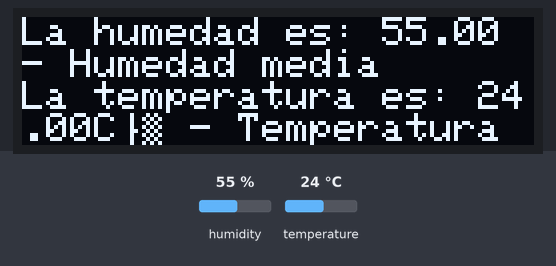
Bench run of a sketch on a simulated Arduino Uno, built with avr-gcc and run on an emulated ATmega328P. Shown: 128×32 one-colour display. Wiring (inferred from the names in the program): DHT11 sensor: data pin 2. The test bench sets the inputs (shaded band); at power-on: humidity 55 %, temperature 24 °C. The display library's start-up logo is not drawn.

Above: at 4.2 s.
4.3 s: humidity set to 31 %
At 7.5 s:
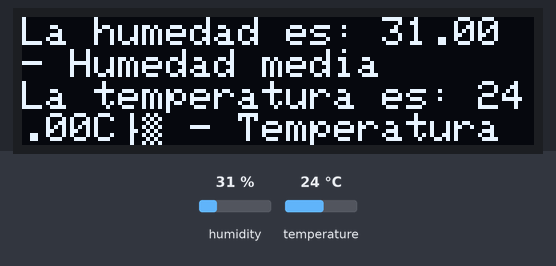
11.3 s: humidity set to 28 %
At 13.6 s:
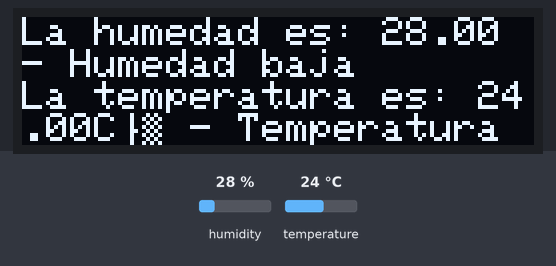
17.4 s: humidity set to 68 %
At 19.8 s:
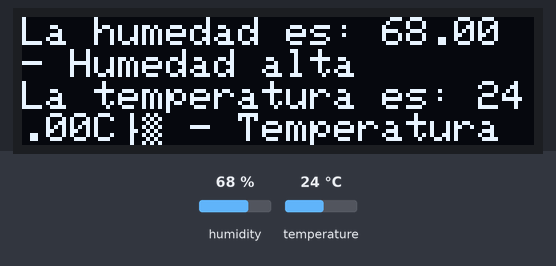
23.6 s: temperature set to 29.2 °C
At 25.9 s:
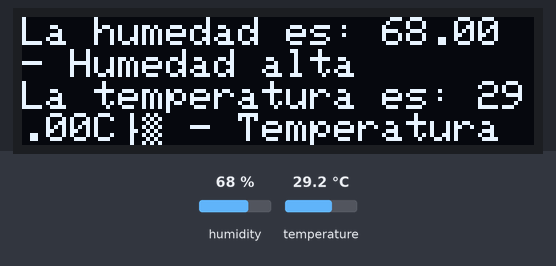
27.5 s: temperature set to 30.5 °C
At 29.0 s:
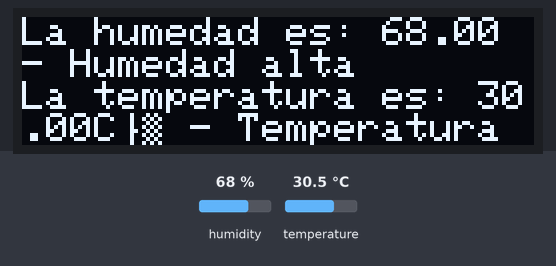
35.3 s: humidity set to 61 %
At 38.2 s:
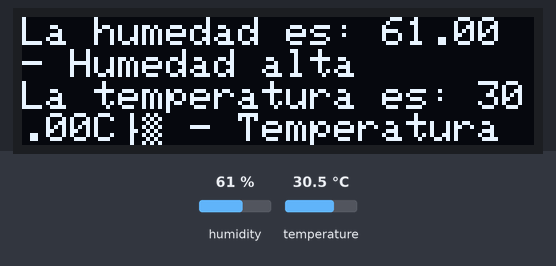
39.2 s: humidity set to 58 %
Timing chart, 0 to 42.2 s (numbered marks = the images above; inputs shaded):
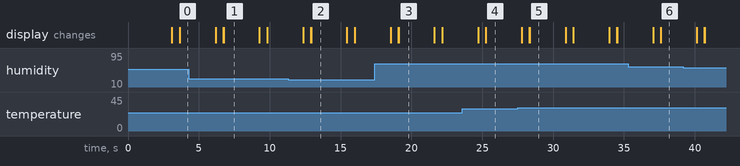

Measured:
- the behaviour switches between 30 and 29 % on humidity (found by bisection; images 1 and 2)
- the behaviour switches between 29.9 and 30 °C on temperature (found by bisection; images 4 and 5)
- after the input at 11.3 s, the display: first differs from a run without the input after 1.6 s (image 2 shows a later state)
- after the input at 17.4 s, the display: first differs from a run without the input after 1.7 s (image 3 shows a later state)
- after the input at 27.5 s, the display: first differs from a run without the input after 0.85 s (image 5)

The sketch:

TP3EJ8.ino
```cpp
/* 8. Utilice una pantalla OLED para visualizar los datos del ejercicio 2 de la guía 2, deberá mostrar el valor su unidad de medida y su escala.*/

#include <SPI.h>
#include <Wire.h>
#include <Adafruit_GFX.h>
#include <Adafruit_SSD1306.h>
#include "DHT.h"
#define DHTPIN 2
#define DHTTYPE DHT11

DHT dht(DHTPIN, DHTTYPE);
Adafruit_SSD1306 display = Adafruit_SSD1306(128, 32, &Wire);

void setup() {
  Serial.begin(9600);
  dht.begin();
  display.begin(SSD1306_SWITCHCAPVCC, 0x3C); // Address 0x3C for 128x32

  // Show image buffer on the display hardware.
  // Since the buffer is intialized with an Adafruit splashscreen
  // internally, this will display the splashscreen.

  display.display();
  delay(1000);

  // Clear the buffer.
  display.clearDisplay();
  display.display();

  // text display tests
  display.setTextSize(1);
  display.setTextColor(WHITE);
  display.setCursor(0,0);
  display.display(); // actually display all of the above
  delay(2000);
  display.clearDisplay();
  display.display();
}

void loop() {
  display.drawPixel(0, 0, WHITE);
  display.drawPixel(127, 0, WHITE);
  display.drawPixel(0, 31, WHITE);
  display.drawPixel(127, 31, WHITE);
  display.setCursor(0,0);
  display.display();
  delay(500);
  medir();
  display.display();
  delay(500);
}


void medir(){
  float h = dht.readHumidity();
  float t = dht.readTemperature();
  float f = dht.readTemperature(true);
  if (isnan(h) || isnan(t) || isnan(f)) {
    Serial.println("Failed to read from DHT sensor!");
    return;
  }
  display.clearDisplay();
  rangohumedad(h);
  rangotemperatura(t);
  delay(2000);
}

void rangohumedad(float h){
    if ((h>=0)&&(h<30)){
      display.print("La humedad es: ");
      display.print(h);
      display.println(" - Humedad baja");
    }
    if ((h>=30)&&(h<60)){
      display.print("La humedad es: ");
      display.print(h);
      display.println(" - Humedad media");
    }
    if ((h>=60)&&(h<90)){
      display.print("La humedad es: ");
      display.print(h);
      display.println(" - Humedad alta");
    }
    display.display();
}

void rangotemperatura(float t){
    if ((t>=0)&&(t<30)){
      display.print("La temperatura es: ");
      display.print(t);
      display.print("C°");
      display.println(" - Temperatura baja");
    }
    if ((t>=30)&&(t<60)){
      display.print("La temperatura es: ");
      display.print(t);
      display.print("C°");
      display.println(" - Temperatura media");
    }
    if ((t>=60)&&(t<90)){
      display.print("La temperatura es: ");
      display.print(t);
      display.print("C°");
      display.println(" - Temperatura alta");
    }
    display.display();
}
```

DHT.cpp
```cpp
// (licence header left out)
#include "DHT.h"

#define MIN_INTERVAL 2000
#define TIMEOUT -1

DHT::DHT(uint8_t pin, uint8_t type, uint8_t count) {
  _pin = pin;
  _type = type;
  #ifdef __AVR
    _bit = digitalPinToBitMask(pin);
    _port = digitalPinToPort(pin);
  #endif
  _maxcycles = microsecondsToClockCycles(1000);  // 1 millisecond timeout for
                                                 // reading pulses from DHT sensor.
  // Note that count is now ignored as the DHT reading algorithm adjusts itself
  // based on the speed of the processor.
}

// Optionally pass pull-up time (in microseconds) before DHT reading starts.
// Default is 55 (see function declaration in DHT.h).
void DHT::begin(uint8_t usec) {
  // set up the pins!
  pinMode(_pin, INPUT_PULLUP);
  // Using this value makes sure that millis() - lastreadtime will be
  // >= MIN_INTERVAL right away. Note that this assignment wraps around,
  // but so will the subtraction.
  _lastreadtime = millis() - MIN_INTERVAL;
  DEBUG_PRINT("DHT max clock cycles: "); DEBUG_PRINTLN(_maxcycles, DEC);
  pullTime = usec;
}

//boolean S == Scale.  True == Fahrenheit; False == Celcius
float DHT::readTemperature(bool S, bool force) {
  float f = NAN;

  if (read(force)) {
    switch (_type) {
    case DHT11:
      f = data[2];
      if (data[3] & 0x80) {
        f = -1 - f ;
      }
      f += (data[3] & 0x0f) * 0.1;
      if(S) {
        f = convertCtoF(f);
      }
      break;
    case DHT12:
      f = data[2];
      f += (data[3] & 0x0f) * 0.1;
      if (data[2] & 0x80) {
        f *= -1;
      }
      if(S) {
        f = convertCtoF(f);
      }
      break;
    case DHT22:
    case DHT21:
      f = ((word)(data[2] & 0x7F)) << 8 | data[3];
      f *= 0.1;
      if (data[2] & 0x80) {
        f *= -1;
      }
      if(S) {
        f = convertCtoF(f);
      }
      break;
    }
  }
  return f;
}

float DHT::convertCtoF(float c) {
  return c * 1.8 + 32;
}

float DHT::convertFtoC(float f) {
  return (f - 32) * 0.55555;
}

float DHT::readHumidity(bool force) {
  float f = NAN;
  if (read(force)) {
    switch (_type) {
    case DHT11:
    case DHT12:
      f = data[0] + data[1] * 0.1;
      break;
    case DHT22:
    case DHT21:
      f = ((word)data[0]) << 8 | data[1];
      f *= 0.1;
      break;
    }
  }
  return f;
}

//boolean isFahrenheit: True == Fahrenheit; False == Celcius
float DHT::computeHeatIndex(bool isFahrenheit) {
  float hi = computeHeatIndex(readTemperature(isFahrenheit), readHumidity(),
    isFahrenheit);
  return isFahrenheit ? hi : convertFtoC(hi);
}

//boolean isFahrenheit: True == Fahrenheit; False == Celcius
float DHT::computeHeatIndex(float temperature, float percentHumidity,
  bool isFahrenheit) {
  // Using both Rothfusz and Steadman's equations
  // http://www.wpc.ncep.noaa.gov/html/heatindex_equation.shtml
  float hi;

  if (!isFahrenheit)
    temperature = convertCtoF(temperature);

  hi = 0.5 * (temperature + 61.0 + ((temperature - 68.0) * 1.2) + (percentHumidity * 0.094));

  if (hi > 79) {
    hi = -42.379 +
             2.04901523 * temperature +
            10.14333127 * percentHumidity +
            -0.22475541 * temperature*percentHumidity +
            -0.00683783 * pow(temperature, 2) +
            -0.05481717 * pow(percentHumidity, 2) +
             0.00122874 * pow(temperature, 2) * percentHumidity +
             0.00085282 * temperature*pow(percentHumidity, 2) +
            -0.00000199 * pow(temperature, 2) * pow(percentHumidity, 2);

    if((percentHumidity < 13) && (temperature >= 80.0) && (temperature <= 112.0))
      hi -= ((13.0 - percentHumidity) * 0.25) * sqrt((17.0 - abs(temperature - 95.0)) * 0.05882);

    else if((percentHumidity > 85.0) && (temperature >= 80.0) && (temperature <= 87.0))
      hi += ((percentHumidity - 85.0) * 0.1) * ((87.0 - temperature) * 0.2);
  }

  return isFahrenheit ? hi : convertFtoC(hi);
}

bool DHT::read(bool force) {
  // Check if sensor was read less than two seconds ago and return early
  // to use last reading.
  uint32_t currenttime = millis();
  if (!force && ((currenttime - _lastreadtime) < MIN_INTERVAL)) {
    return _lastresult; // return last correct measurement
  }
  _lastreadtime = currenttime;

  // Reset 40 bits of received data to zero.
  data[0] = data[1] = data[2] = data[3] = data[4] = 0;

#if defined(ESP8266)
    yield(); // Handle WiFi / reset software watchdog
#endif

  // Send start signal.  See DHT datasheet for full signal diagram:
  //   http://www.adafruit.com/datasheets/Digital%20humidity%20and%20temperature%20sensor%20AM2302.pdf

  // Go into high impedence state to let pull-up raise data line level and
  // start the reading process.
  pinMode(_pin, INPUT_PULLUP);
  delay(1);

  // First set data line low for a period according to sensor type
  pinMode(_pin, OUTPUT);
  digitalWrite(_pin, LOW);
  switch(_type) {
    case DHT22:
    case DHT21:
      delayMicroseconds(1100); // data sheet says "at least 1ms"
      break;
    case DHT11:
    default:
      delay(20); //data sheet says at least 18ms, 20ms just to be safe
      break;
  }

  uint32_t cycles[80];
  {
    // End the start signal by setting data line high for 40 microseconds.
    pinMode(_pin, INPUT_PULLUP);

    // Delay a moment to let sensor pull data line low.
    delayMicroseconds(pullTime);

    // Now start reading the data line to get the value from the DHT sensor.

    // Turn off interrupts temporarily because the next sections
    // are timing critical and we don't want any interruptions.
    InterruptLock lock;

    // First expect a low signal for ~80 microseconds followed by a high signal
    // for ~80 microseconds again.
    if (expectPulse(LOW) == TIMEOUT) {
      DEBUG_PRINTLN(F("DHT timeout waiting for start signal low pulse."));
      _lastresult = false;
      return _lastresult;
    }
    if (expectPulse(HIGH) == TIMEOUT) {
      DEBUG_PRINTLN(F("DHT timeout waiting for start signal high pulse."));
      _lastresult = false;
      return _lastresult;
    }

    // Now read the 40 bits sent by the sensor.  Each bit is sent as a 50
    // microsecond low pulse followed by a variable length high pulse.  If the
    // high pulse is ~28 microseconds then it's a 0 and if it's ~70 microseconds
    // then it's a 1.  We measure the cycle count of the initial 50us low pulse
    // and use that to compare to the cycle count of the high pulse to determine
    // if the bit is a 0 (high state cycle count < low state cycle count), or a
    // 1 (high state cycle count > low state cycle count). Note that for speed all
    // the pulses are read into a array and then examined in a later step.
    for (int i=0; i<80; i+=2) {
      cycles[i]   = expectPulse(LOW);
      cycles[i+1] = expectPulse(HIGH);
    }
  } // Timing critical code is now complete.

  // Inspect pulses and determine which ones are 0 (high state cycle count < low
  // state cycle count), or 1 (high state cycle count > low state cycle count).
  for (int i=0; i<40; ++i) {
    uint32_t lowCycles  = cycles[2*i];
    uint32_t highCycles = cycles[2*i+1];
    if ((lowCycles == TIMEOUT) || (highCycles == TIMEOUT)) {
      DEBUG_PRINTLN(F("DHT timeout waiting for pulse."));
      _lastresult = false;
      return _lastresult;
    }
    data[i/8] <<= 1;
    // Now compare the low and high cycle times to see if the bit is a 0 or 1.
    if (highCycles > lowCycles) {
      // High cycles are greater than 50us low cycle count, must be a 1.
      data[i/8] |= 1;
    }
    // Else high cycles are less than (or equal to, a weird case) the 50us low
    // cycle count so this must be a zero.  Nothing needs to be changed in the
    // stored data.
  }

  DEBUG_PRINTLN(F("Received from DHT:"));
  DEBUG_PRINT(data[0], HEX); DEBUG_PRINT(F(", "));
  DEBUG_PRINT(data[1], HEX); DEBUG_PRINT(F(", "));
  DEBUG_PRINT(data[2], HEX); DEBUG_PRINT(F(", "));
  DEBUG_PRINT(data[3], HEX); DEBUG_PRINT(F(", "));
  DEBUG_PRINT(data[4], HEX); DEBUG_PRINT(F(" =? "));
  DEBUG_PRINTLN((data[0] + data[1] + data[2] + data[3]) & 0xFF, HEX);

  // Check we read 40 bits and that the checksum matches.
  if (data[4] == ((data[0] + data[1] + data[2] + data[3]) & 0xFF)) {
    _lastresult = true;
    return _lastresult;
  }
  else {
    DEBUG_PRINTLN(F("DHT checksum failure!"));
    _lastresult = false;
    return _lastresult;
  }
}

// Expect the signal line to be at the specified level for a period of time and
// return a count of loop cycles spent at that level (this cycle count can be
// used to compare the relative time of two pulses).  If more than a millisecond
// ellapses without the level changing then the call fails with a 0 response.
// This is adapted from Arduino's pulseInLong function (which is only available
// in the very latest IDE versions):
//   https://github.com/arduino/Arduino/blob/master/hardware/arduino/avr/cores/arduino/wiring_pulse.c
uint32_t DHT::expectPulse(bool level) {
#if (F_CPU > 16000000L)
  uint32_t count = 0;
#else
  uint16_t count = 0; // To work fast enough on slower AVR boards
#endif
  // On AVR platforms use direct GPIO port access as it's much faster and better
  // for catching pulses that are 10's of microseconds in length:
  #ifdef __AVR
    uint8_t portState = level ? _bit : 0;
    while ((*portInputRegister(_port) & _bit) == portState) {
      if (count++ >= _maxcycles) {
        return TIMEOUT; // Exceeded timeout, fail.
      }
    }
  // Otherwise fall back to using digitalRead (this seems to be necessary on ESP8266
  // right now, perhaps bugs in direct port access functions?).
  #else
    while (digitalRead(_pin) == level) {
      if (count++ >= _maxcycles) {
        return TIMEOUT; // Exceeded timeout, fail.
      }
    }
  #endif

  return count;
}
```

DHT.h
```cpp
// (licence header left out)
#ifndef DHT_H
#define DHT_H

#if ARDUINO >= 100
 #include "Arduino.h"
#else
 #include "WProgram.h"
#endif


// Uncomment to enable printing out nice debug messages.
//#define DHT_DEBUG

// Define where debug output will be printed.
#define DEBUG_PRINTER Serial

// Setup debug printing macros.
#ifdef DHT_DEBUG
  #define DEBUG_PRINT(...) { DEBUG_PRINTER.print(__VA_ARGS__); }
  #define DEBUG_PRINTLN(...) { DEBUG_PRINTER.println(__VA_ARGS__); }
#else
  #define DEBUG_PRINT(...) {}
  #define DEBUG_PRINTLN(...) {}
#endif

// Define types of sensors.
#define DHT11 11
#define DHT12 12
#define DHT22 22
#define DHT21 21
#define AM2301 21


class DHT {
  public:
   DHT(uint8_t pin, uint8_t type, uint8_t count=6);
   void begin(uint8_t usec=55);
   float readTemperature(bool S=false, bool force=false);
   float convertCtoF(float);
   float convertFtoC(float);
   float computeHeatIndex(bool isFahrenheit=true);
   float computeHeatIndex(float temperature, float percentHumidity, bool isFahrenheit=true);
   float readHumidity(bool force=false);
   bool read(bool force=false);

 private:
  uint8_t data[5];
  uint8_t _pin, _type;
  #ifdef __AVR
    // Use direct GPIO access on an 8-bit AVR so keep track of the port and bitmask
    // for the digital pin connected to the DHT.  Other platforms will use digitalRead.
    uint8_t _bit, _port;
  #endif
  uint32_t _lastreadtime, _maxcycles;
  bool _lastresult;
  uint8_t pullTime; // Time (in usec) to pull up data line before reading

  uint32_t expectPulse(bool level);

};

class InterruptLock {
  public:
   InterruptLock() {
#if !defined(ARDUINO_ARCH_NRF52)
    noInterrupts();
#endif
   }
   ~InterruptLock() {
#if !defined(ARDUINO_ARCH_NRF52)
    interrupts();
#endif
   }
};

#endif
```
